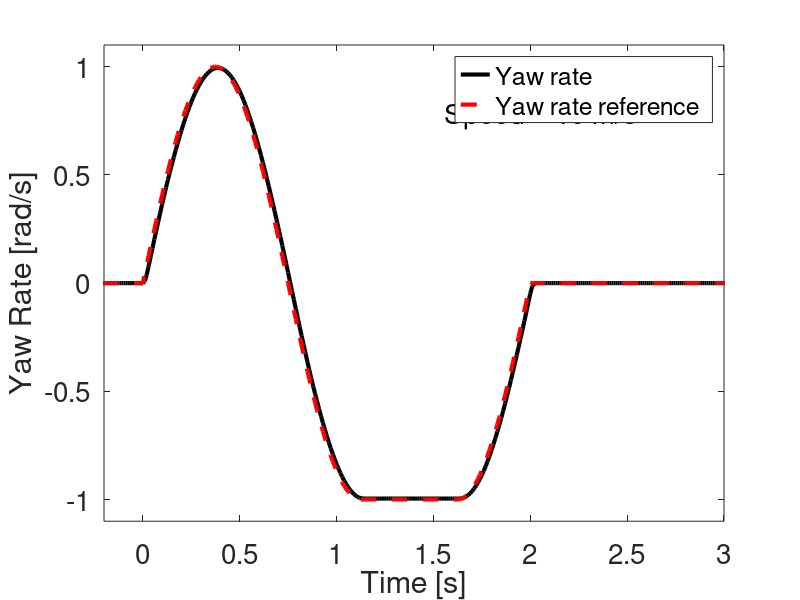
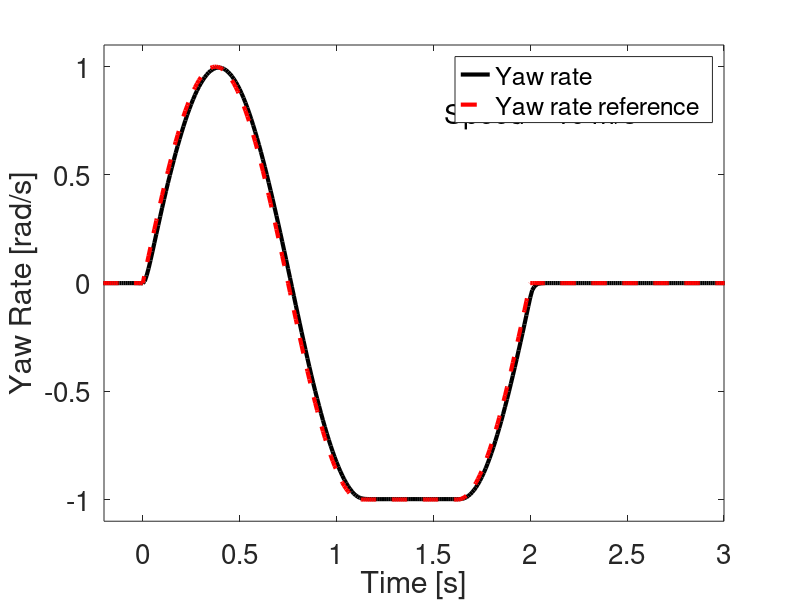

These figures' MATLAB source, in order:
clear all
close all
wB = load('SWDWithB.mat');
woB = load('SWDWoB.mat');

LW = 3;
FS = 20;
aspectRatioW = [16 10]*70;
aspectRatioN = [8 10]*70;

%% Plot yaw rate and reference with Beta = 1

xlim = [-.2 3];
ylim = [-1.1 1.1];
t0 = 10;

figure('Position',[0,0, aspectRatioN]);
hYawRate = plot(wB.t-t0,wB.r,'k');
hold on
hYawRef  = plot(wB.t-t0,wB.r_ref(:,1),'--r');

set(gca,'XLim',xlim,'YLim',ylim)
set(get(gca,'Children'),'LineWidth',LW)
xlabel('Time [s]')
ylabel('Yaw Rate [rad/s]')

legend('Yaw rate','Yaw rate reference')

strSpeed = sprintf('Speed = %i m/s',round(mean(wB.u(100:end))));
text(xlim(1)+0.55*(xlim(2)-xlim(1)),ylim(1)+0.85*(ylim(2)-ylim(1)),strSpeed,'FontSize',FS)

set(gca,'FontSize',FS)



%% Plot r and rref with B = 0

figure('Position',[0,0, aspectRatioN]);
hYawRate = plot(woB.t-t0,woB.r,'k');
hold on
hYawRef  = plot(woB.t-t0,woB.r_ref(:,1),'--r');

set(gca,'XLim',xlim,'YLim',ylim)
set(get(gca,'Children'),'LineWidth',LW)
xlabel('Time [s]')
ylabel('Yaw Rate [rad/s]')

legend('Yaw rate','Yaw rate reference')

strSpeed = sprintf('Speed = %i m/s',round(mean(woB.u(100:end))));
text(xlim(1)+0.55*(xlim(2)-xlim(1)),ylim(1)+0.85*(ylim(2)-ylim(1)),strSpeed,'FontSize',FS)

set(gca,'FontSize',FS)
